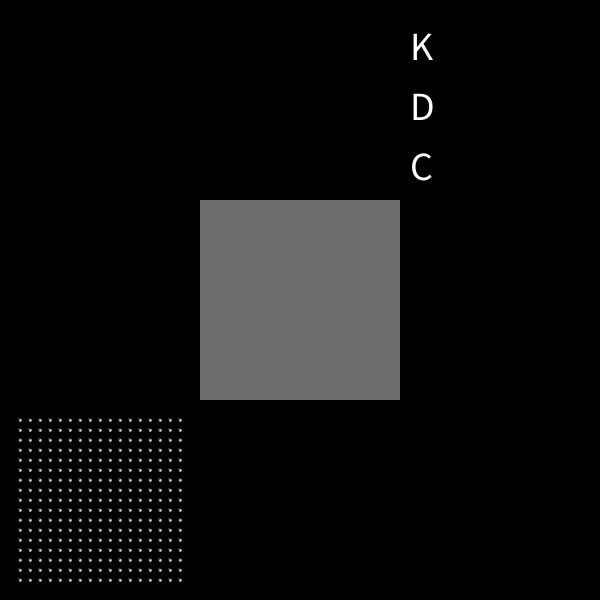
Frame 1 (no input)
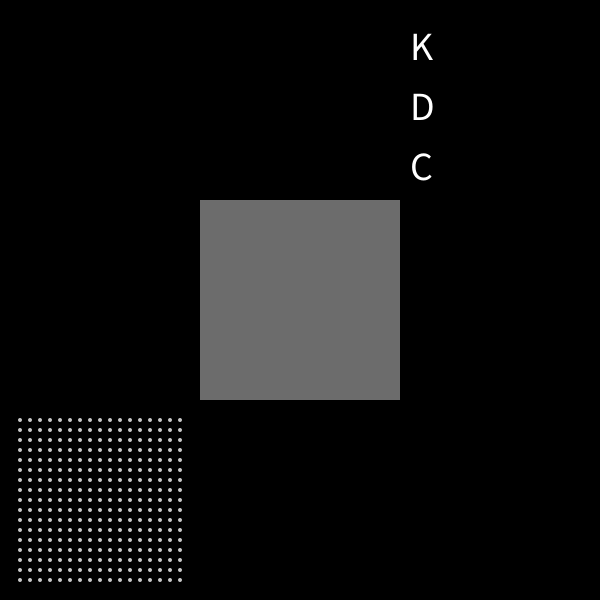
Frame 60 (the mouse pressed at the canvas centre just before this capture)
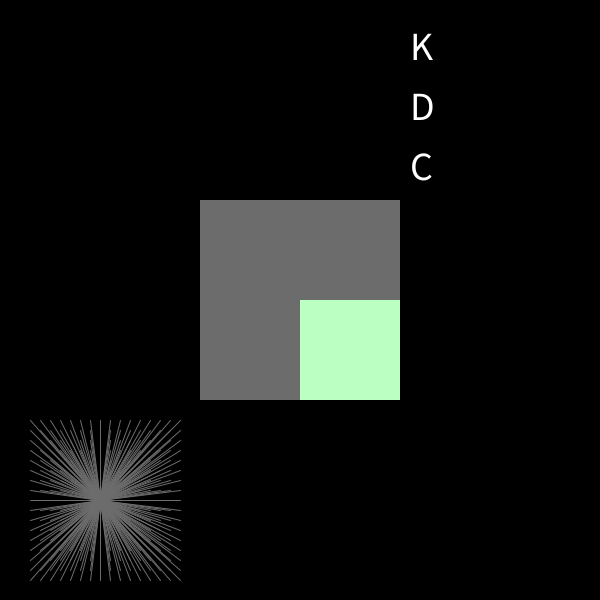
Frame 120 (the mouse held since frame 60 and released just before this capture)

The Processing sketch that drew these frames (run headless with seeded random() and noise(); from frame 60 on, the mouse is pressed at the canvas centre):

// Processing sketch: processing_14236
// ── processing_14236.pde


void setup() {
  size(600,600);
  background(0);
  smooth();
}

void draw() {

  background(0);

  if(mousePressed == true) {
    for (int x = 20; x<=180; x+=10) {
      for (int y =420; y<=580; y+=10)
        line(x,y,100,500);
      stroke(108);
    }
  }
  else {
    fill(200);
    for(int x = 20; x <= 180; x+=10) {
      for(int y=420; y <=580; y+=10)
        ellipse(x,y,4,4);
       
    }
  }


  textSize(40);
  fill(255);
  text("K",410,60);
  text("D",410,120);
  text("C",410,180);
  if (keyPressed) {
    if ((key == 'k') || (key == 'K')) {
      text("onkuk",440,60);
    }
    if ((key == 'D') || (key == 'd')) {
      text("igital",440,120);
    }
    if ((key == 'C') || (key == 'c')) {
      text("lass",440,180);
    }
  }

  noStroke();
  fill(108);
  rect(200,200,200,200);
  if ((mouseX >=200) && (mouseX <300) && 
    (mouseY >=200) && (mouseY <300 )) {
    fill(255,180,180);
    rect(200,200,100,100);
  }
  else if((mouseX >=300) && (mouseX <=400) && 
    (mouseY >=200) && (mouseY <300)) {
    fill(233,178,255);
    rect(300,200,100,100);
  }
  else if((mouseX >=200) && (mouseX <300) &&
    (mouseY >=300) && (mouseY <400)) {
    fill(188,238,255);
    rect(200,300,100,100);
  }
  else if((mouseX >=300) && (mouseX <=400) &&
    (mouseY >=300) && (mouseY <=400)) {
    fill(188,255,195);
    rect(300,300,100,100);
  }
}
